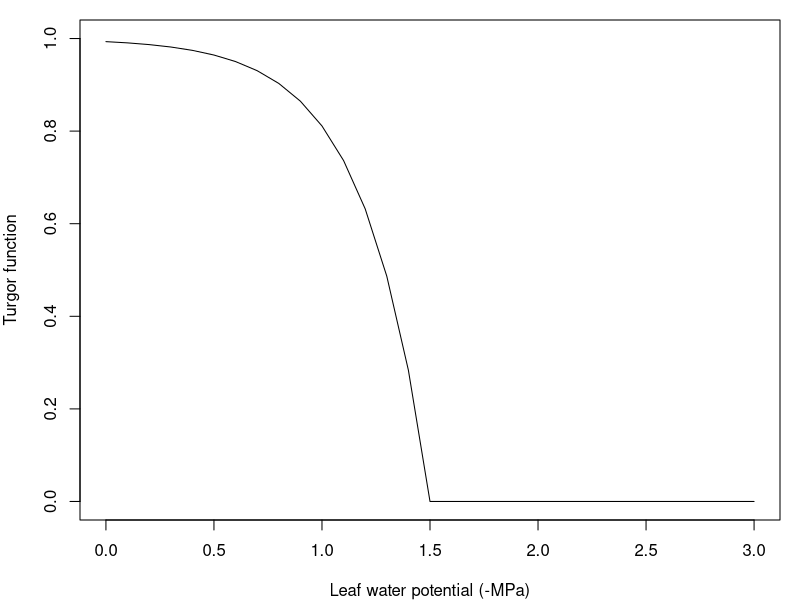
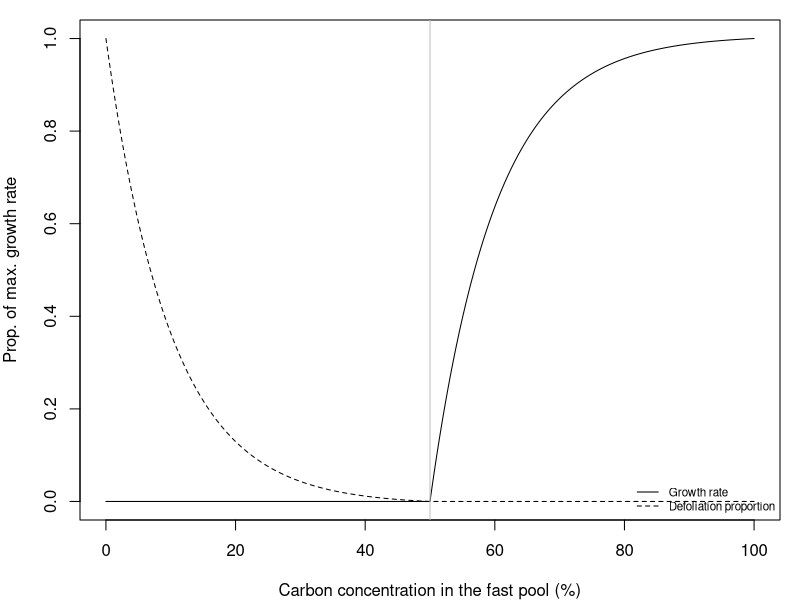
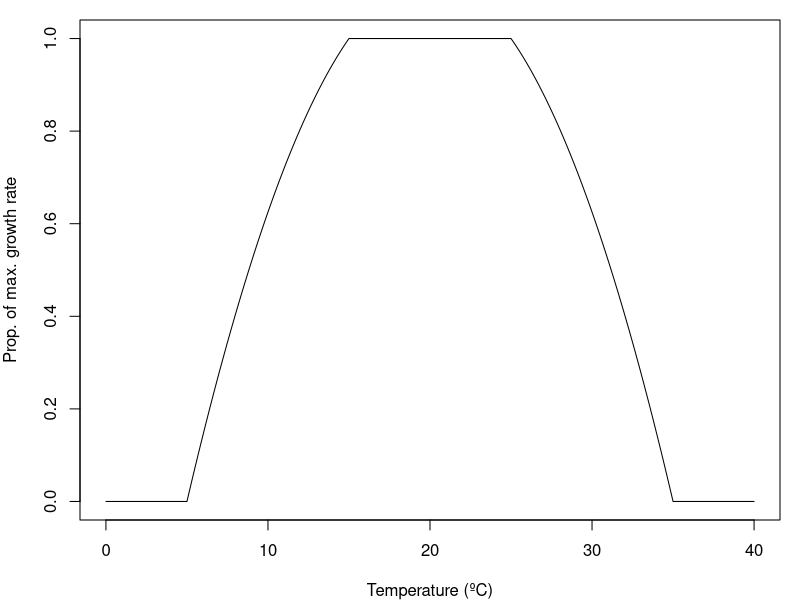

R code for these plots, in order:
## ---- chunk 1
par(mar=c(4,4,1,1))
psi = seq(0,3, by = 0.1)
f_turg = pmax(0, 1 - exp((psi/1.5) - 1)^5)
plot(psi, f_turg, xlab = "Leaf water potential (-MPa)", ylab = "Turgor function", type="l", ylim=c(0,1))
## ---- chunk 2
par(mar=c(4,4,1,1))
p = seq(0,100, by = 0.1)
f  = pmax(0,(1-(exp(10*((50-p)/100))))/ (1-(exp(10*(-50/100)))))
f_def = pmax(0,(exp(-10*((p)/100))-exp(-10*(0.5)))/(1.0-exp(-10*(0.5))))
plot(p, f, xlab = "Carbon concentration in the fast pool (%)", ylab = "Prop. of max. growth rate", type="l", ylim=c(0,1))
lines(p, f_def, col="black",lty=2)
legend("bottomright", col=c("black","black"), legend=c("Growth rate", "Defoliation proportion"),
      lty=c(1,2), bty="n", cex=0.7)
abline(v=50, col="gray")
## ---- chunk 3
par(mar=c(4,4,1,1))
Tm = seq(0,40, by = 0.1)
Tlow = 5.0
Thigh = 35.0
Topt = 25.0
ftm = ((Tm-Tlow)*(Thigh-Tm))/((Topt-Tlow)*(Thigh-Topt));
ftm = pmin(pmax(ftm,0),1)
plot(Tm, ftm, xlab = "Temperature (ºC)", ylab = "Prop. of max. growth rate", type="l", ylim=c(0,1))
